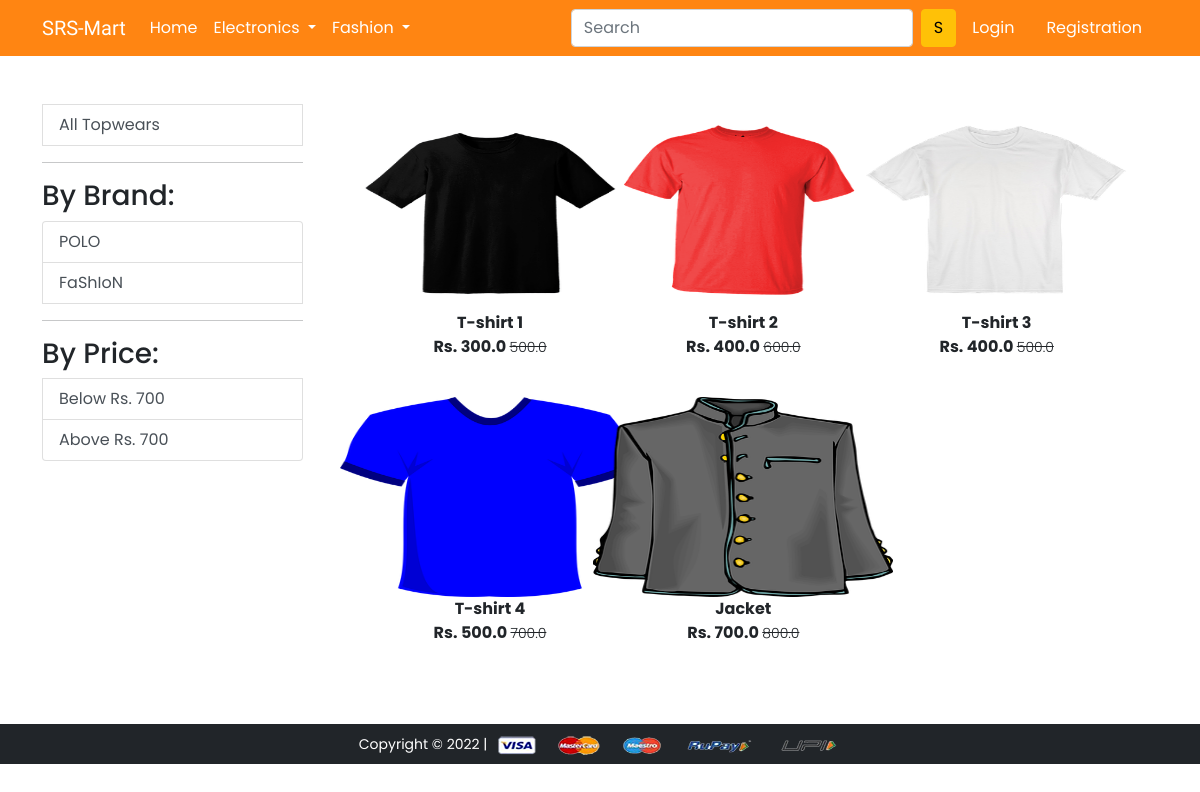
The page /top_wear/ on the database its author committed.
### app/models.py (models this page shows, shortened)
class Product(models.Model):
    title = models.CharField(max_length=100)
    selling_price = models.FloatField()
    discounted_price = models.FloatField()
    description = models.TextField()
    brand = models.CharField(max_length=100)
    category = models.CharField(choices=CATEGORY_CHOICES, max_length=2)
    product_image = models.ImageField(upload_to='productimg')

### app/views.py (the view)
# urls.py: path('top_wear/', views.top_wear, name='top_wear'),
def top_wear(request, data=None):
    if data == None:
        tp = Product.objects.filter(category='TW')
    elif data == 'POLO' or data == 'FaShIoN':
        tp = Product.objects.filter(category='TW').filter(brand=data)
    elif data == 'below':
        tp = Product.objects.filter(category='TW').filter(discounted_price__lt=700)
    elif data == 'above':
        tp = Product.objects.filter(category='TW').filter(discounted_price__gte=700)
    if request.user.is_authenticated:
        total_items = len(Cart.objects.filter(user=request.user))
    else:
        total_items = 0
    return render(request, 'app/top_wear.html', {'tp':tp, 'total_items':total_items})

### app/templates/app/top_wear.html (shortened to what this page needs)
{% extends 'app/base.html' %}
{% load static %}
{% block main-content %}
<div class="container my-5">
  <div class="row">
    <div class="col-sm-3">
        <a
        href="{% url 'top_wear' %}"
        class="list-group-item list-group-item-action"
        aria-current="true"
        >All Topwears</a
        >
        <hr>
        <h3 style="margin-top: 10px">By Brand:</h3>
        <div class="list-group">
        <a
          href="{% url 'top_weardata' 'POLO' %}"
          class="list-group-item list-group-item-action"
          aria-current="true"
          >POLO</a
        >
        <a
          href="{% url 'top_weardata' 'FaShIoN' %}"
          class="list-group-item list-group-item-action"
          aria-current="true"
          >FaShIoN</a
        >
        <hr>
        <h3>By Price:</h3>
        <a
          href="{% url 'top_weardata' 'below' %}"
          class="list-group-item list-group-item-action"
          aria-current="true"
          >Below Rs. 700</a
        >
        <a
          href="{% url 'top_weardata' 'above' %}"
          class="list-group-item list-group-item-action"
          aria-current="true"
          >Above Rs. 700</a
        >
      </div>
    </div>
      <div class="col-sm-8">
        <div class="row">
          {% for t in tp %}
          <div class="col-sm-4 text-center mb-4">
            <a href="{% url 'product-detail' t.id %}" class="btn">
              <div class="item">
                <img
                  src="{{t.product_image.url}}"
                  alt="Product Image"
                  height="200"
                  width="300"
                />
                <div class="fw-bold">{{t.title}}</div>
                <div class="fw-bold">
                  Rs. {{t.discounted_price}}
                  <small class="fw-light text-decoration-line-through">{{t.selling_price}}</small>
                </div>
              </div>
            </a>
          </div>
          {% endfor %}
        </div>
      </div>
    </div>
  </div>
  {% endblock main-content %}

### app/static/app/css/my-style.css (style rules this page uses)
body { font-family: 'Poppins', sans-serif; }

### rows shown on the page
Product: product_image (picture), title "T-shirt 1", discounted_price "300.0", selling_price "500.0"
Product: product_image (picture), title "T-shirt 2", discounted_price "400.0", selling_price "600.0"
Product: product_image (picture), title "T-shirt 3", discounted_price "400.0", selling_price "500.0"
Product: product_image (picture), title "T-shirt 4", discounted_price "500.0", selling_price "700.0"
Product: product_image (picture), title "Jacket", discounted_price "700.0", selling_price "800.0"
